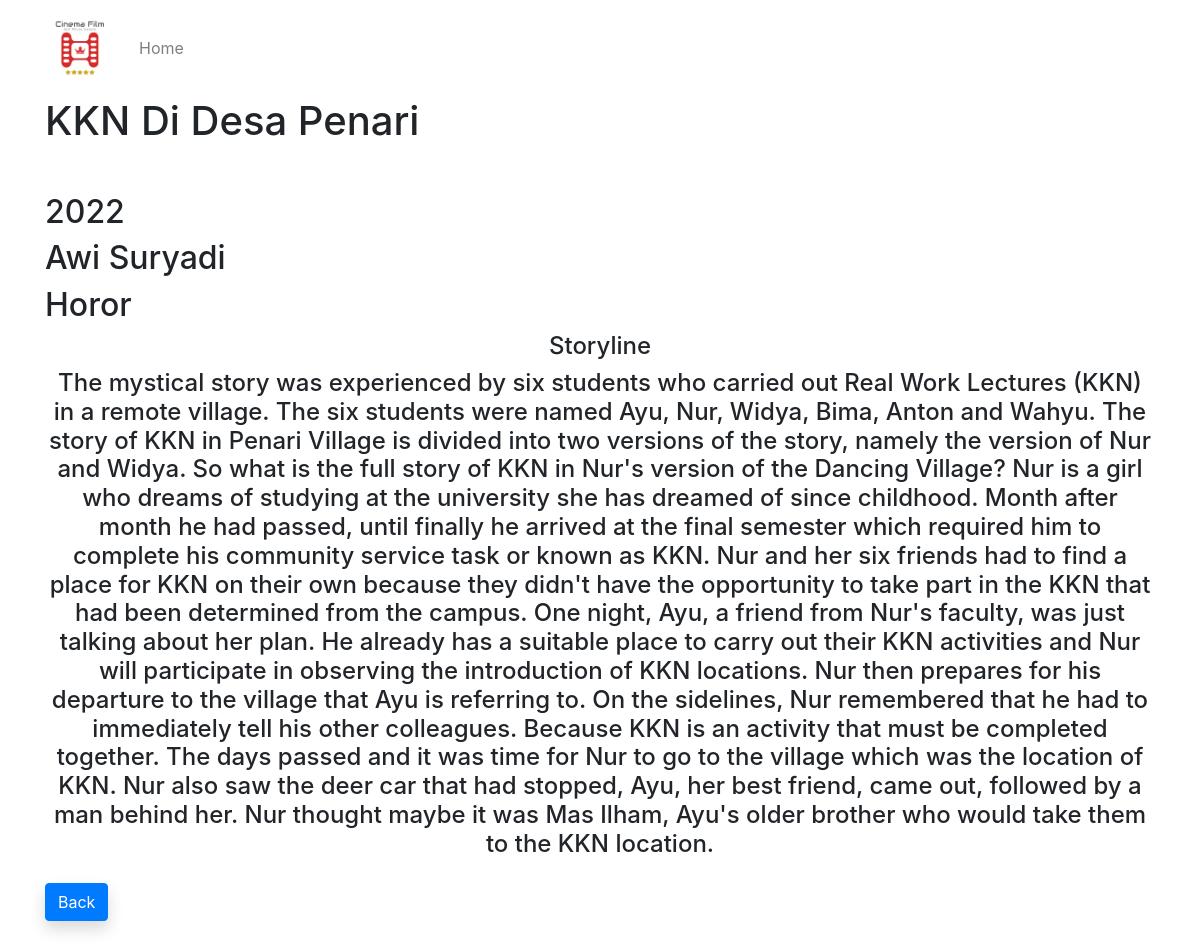
/detail.php?id=26, run on the app's committed database.
### tables this page shows
CREATE TABLE `film` (
  `id` int(11) NOT NULL,
  `judul` varchar(50) DEFAULT NULL,
  `tahun_rilis` varchar(50) DEFAULT NULL,
  `sutradara` varchar(50) DEFAULT NULL,
  `genre` varchar(100) DEFAULT NULL,
  `gambar` varchar(50) DEFAULT NULL,
  `sinopsis` varchar(10000) NOT NULL
);

### functions.php (called while the page is built, shortened)
<?php
function koneksi()
{
  $conn = mysqli_connect('localhost', 'root', '') or die('Connection to DB FAILED!');
  mysqli_select_db($conn, 'tubes') or die("Wrong database!");
  return $conn;
}
function query($query)
{
  $conn = koneksi();
  $result = mysqli_query($conn, $query) or die(mysqli_error($conn));
  $rows = [];
  while ($row = mysqli_fetch_assoc($result)) {
    $rows[] = $row;
  }
  return $rows;
}

### detail.php (the view, shortened to what this page needs)
<?php
require 'functions.php';
$id = $_GET['id'];
$row = query("SELECT * FROM film WHERE id = $id")[0];
?>
<!DOCTYPE html>
<html>
<head>
  <link rel="stylesheet" href="https://stackpath.bootstrapcdn.com/bootstrap/4.1.3/css/bootstrap.min.css">
</head>
<body>
<nav class="navbar navbar-light navbar-expand-md navigation-clean-search" id="page-top">
    <div class="container">
      <a class="navbar-brand" href="index.php">
        <img src="img/Logo.png" width="70px" alt="">
      </a>
      <div class="collapse navbar-collapse" id="navcol-1">
        <ul class="nav navbar-nav">
          <li class="nav-item" role="presentation" class="fw-bold"><a class="nav-link" href="index.php" >Home</a></li>
        </ul>
      </div>
    </div>
  </nav>
    <div class="container mb-5">
      <div class="row">
        <div class="col">
        </div>
      </div>
      <div class="row">
        <div class="col">
          <h1 class="mb-5"><?= $row['judul']; ?></h1>
          <h2><?= $row['tahun_rilis']; ?></h2>
          <h2><?= $row['sutradara']; ?></h2>
          <h2><?= $row['genre']; ?></h2>
          <h4 class="text-center" >Storyline</h4>
          <h4 class="text-center"><?= $row['sinopsis']; ?></h4>
          <a href="index.php" class="btn btn-primary mt-3 shadow">Back</a>
        </div>
      </div>
    </div>
</body>
</html>

### detail.php (style rules this page uses)
html { scroll-behavior: smooth; }

### data on the page
film: judul "KKN Di Desa Penari", tahun_rilis "2022", sutradara "Awi Suryadi", genre "Horor", sinopsis "The mystical story was experienced by six students who carried out Real Work Lectures (KKN) in a remote village. The six students were named Ayu, Nur, Widya, Bima, Anton and Wahyu. The story of KKN in Penari Village is divided into two versions of the story, namely the version of Nur and Widya. So what is the full story of KKN in Nur's version of the Dancing Village? Nur is a girl who dreams of studying at the university she has dreamed of since childhood. Month after month he had passed, until finally he arrived at the final semester which required him to complete his community service task or known as KKN. Nur and her six friends had to find a place for KKN on their own because they…"
